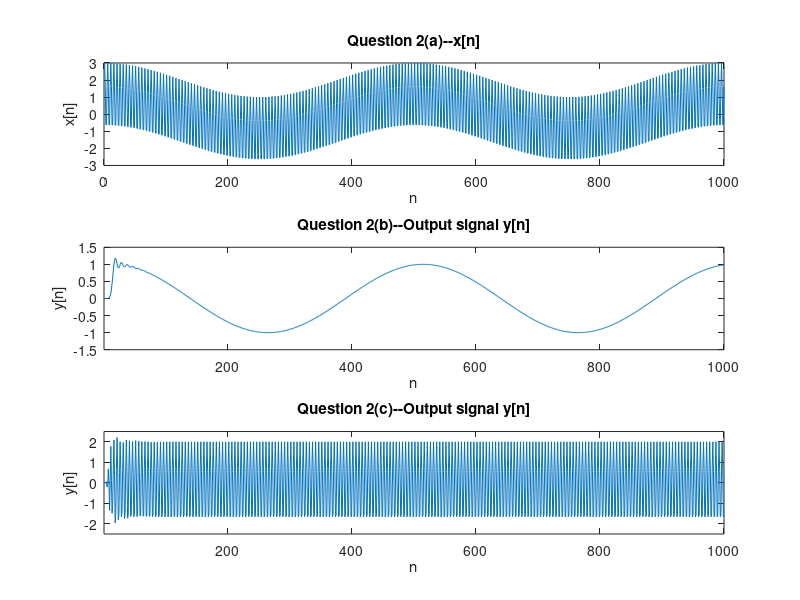

MATLAB code to generate this figure:
clear;
close all;
clc
%% Question 2(a)
Ts = 0.002;
f1 = 100;
M = 1000;
x = zeros(1,M);
n = (1:1:M);
for i = 1:M
    x(i) = cos(2*pi*(i-1)*Ts) + 2*cos(2*pi*f1*(i-1)*Ts);
end
subplot(3,1,1),plot(n,x)
title('Question 2(a)--x[n]');
xlabel('n'), ylabel('x[n]');
%% Question 2(b)
[b1,a1] = butter(16,0.22);
y1 = filter(b1,a1,x);
subplot(3,1,2),plot(n,y1)
axis([-inf,inf,-1.5,1.5]);
title('Question 2(b)--Output signal y[n]');
xlabel('n'), ylabel('y[n]');
%% Question 2(c)
[b2,a2] = butter(16,[0.27 0.83]);
y2 = filter(b2,a2,x);
subplot(3,1,3),plot(n,y2)
axis([-inf,inf,-2.5,2.5]);
title('Question 2(c)--Output signal y[n]');
xlabel('n'), ylabel('y[n]');